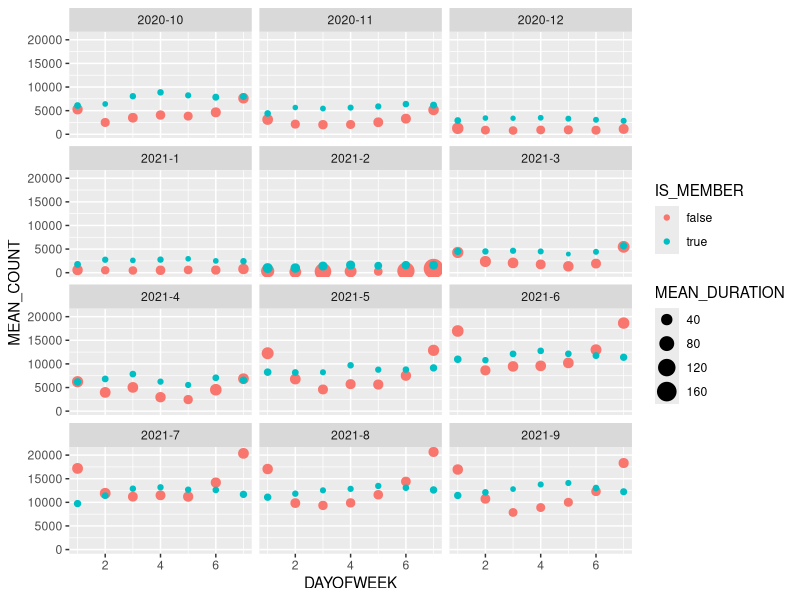
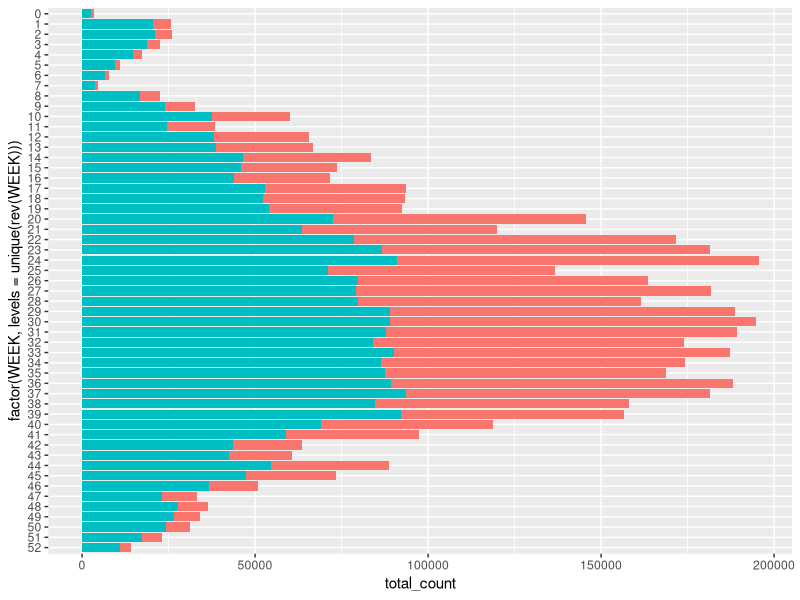
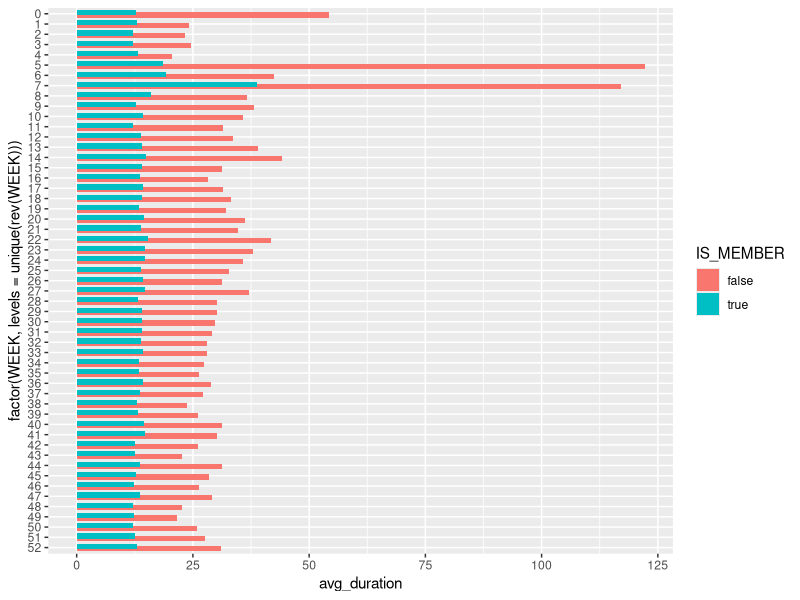
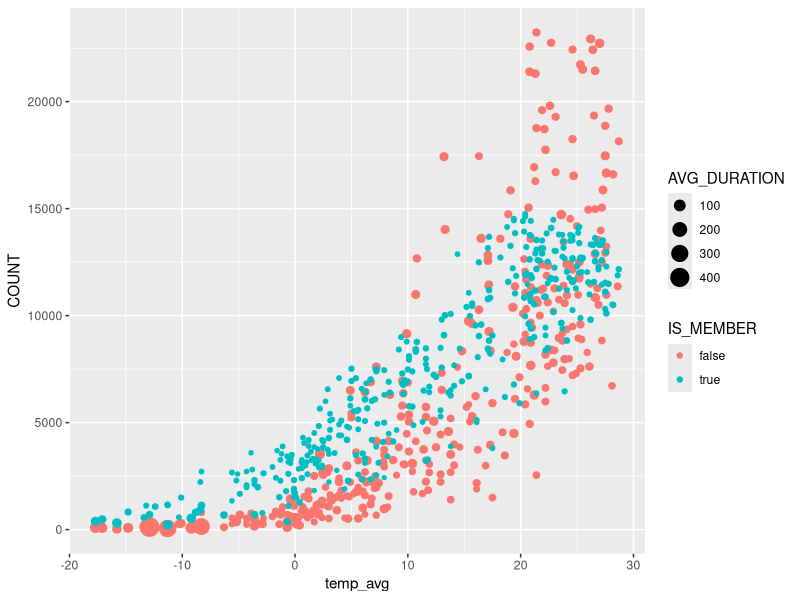
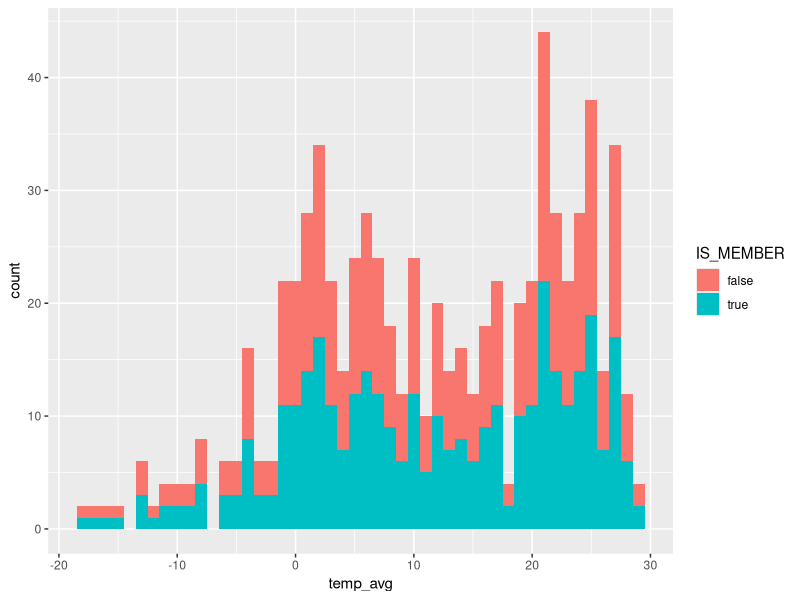
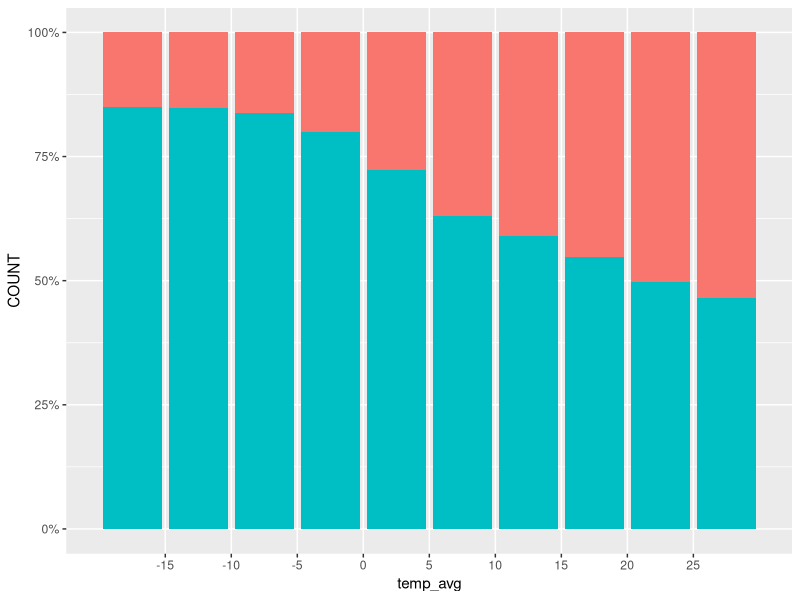
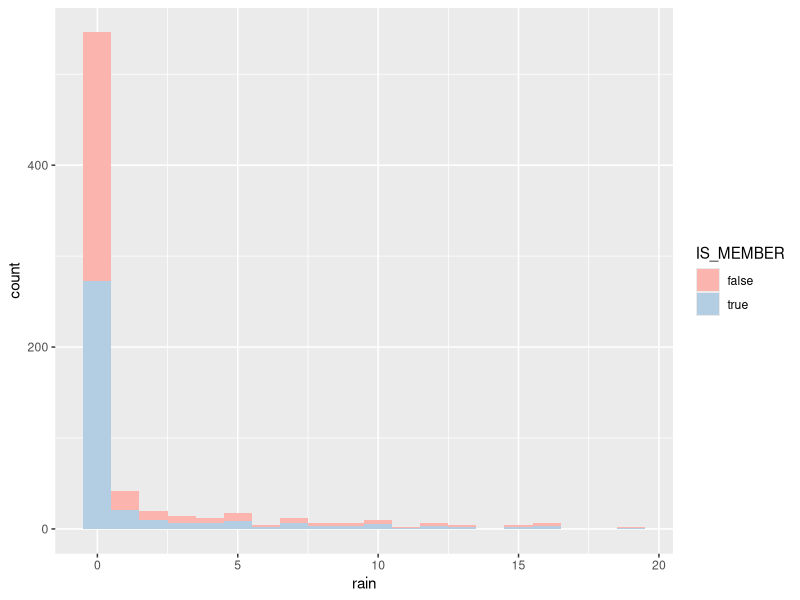
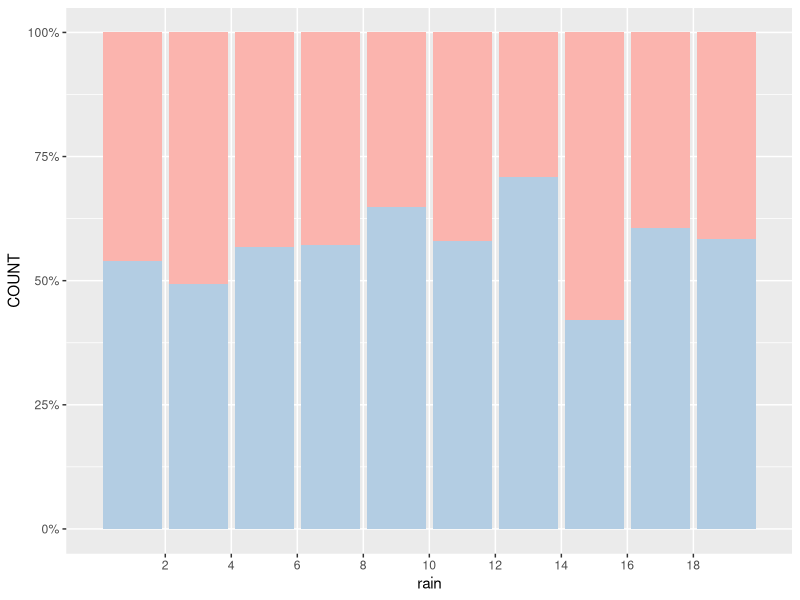

These figures' R source, in order:
## ---- chunk 1
knitr::opts_chunk$set(echo = TRUE)
install.packages("ggplot2", repos = "http://cran.us.r-project.org")
library(ggplot2)
library(dplyr)
## ---- chunk 2
d <- read.csv("avg-duration-by-weekday.csv")
head(d, n = 3)
## ---- chunk 3
agg_daily <- read.csv("agg_daily_duration_count.csv")
head(agg_daily, n = 3)
## ---- chunk 4
agg_summarized <- agg_daily %>%
  group_by(YEAR_MONTH, DAYOFWEEK, IS_MEMBER) %>%
  summarise(MEAN_DURATION = mean(AVG_DURATION), MEAN_COUNT = mean(COUNT))
## ---- chunk 5
ggplot(data = agg_summarized, aes(x = DAYOFWEEK, y = MEAN_COUNT, color = IS_MEMBER, size = MEAN_DURATION)) +
  geom_point() +
  facet_wrap(~YEAR_MONTH, ncol = 3)
## ---- chunk 6
agg_weekly <- read.csv("agg_weekly_duration_count_INCORRECT.csv")
head(agg_weekly, n = 3)
ggplot(data = agg_weekly, aes(y = factor(WEEK, levels = unique(rev(WEEK))), x = total_count, fill = IS_MEMBER)) +
  geom_col() +
  theme(legend.position = "none")
## ---- chunk 7
ggplot(data = agg_weekly, aes(y = factor(WEEK, levels = unique(rev(WEEK))), x = avg_duration, fill = IS_MEMBER)) +
  geom_col(width = 1, position = position_dodge(0.5))
## ---- chunk 8
weather <- read.csv("agg-daily-trips-weather.csv")
weather %>%
  select(-wind_2min_peak, -temp_min, -temp_max) %>%
  head(n = 3)
## ---- chunk 9

ggplot(data = weather, aes(x = temp_avg, y = COUNT, color = IS_MEMBER, size = AVG_DURATION)) +
  geom_point()
## ---- chunk 10
ggplot(data = weather, aes(x = temp_avg, fill = IS_MEMBER, size = AVG_DURATION)) +
  geom_histogram(binwidth = 1)
## ---- chunk 11
weather %>%
  ggplot(aes(x = temp_avg, y = COUNT, fill = IS_MEMBER, size = AVG_DURATION)) +
  geom_col(position = "fill") +
  scale_x_binned() +
  scale_y_continuous(labels = scales::percent) +
  theme(legend.position = "none")
## ---- chunk 12
weather %>%
  filter(rain <= 20) %>%
  ggplot(aes(x = rain, fill = IS_MEMBER, size = AVG_DURATION)) +
  geom_histogram(binwidth = 1) +
  scale_fill_brewer(palette = "Pastel1")
## ---- chunk 13
weather %>%
  filter(rain <= 20) %>%
  ggplot(aes(x = rain, y = COUNT, fill = IS_MEMBER, size = AVG_DURATION)) +
  geom_col(position = "fill") +
  scale_x_binned() +
  scale_y_continuous(labels = scales::percent) +
  theme(legend.position = "none") +
  scale_fill_brewer(palette = "Pastel1")
## ---- chunk 14
weather %>%
  filter(wind_avg <= 10) %>%
  ggplot(aes(x = wind_avg, y = COUNT, fill = IS_MEMBER, size = AVG_DURATION)) +
  geom_col() +
  scale_x_binned() +
  scale_fill_brewer(palette = "Pastel1")
## ---- chunk 15
weather %>%
  filter(wind_avg <= 10) %>%
  ggplot(aes(x = wind_avg, y = COUNT, fill = IS_MEMBER, size = AVG_DURATION)) +
  geom_col(position = "fill") +
  scale_x_binned() +
  scale_fill_brewer(palette = "Pastel1") +
  scale_y_continuous(labels = scales::percent) +
  theme(legend.position = "none")
